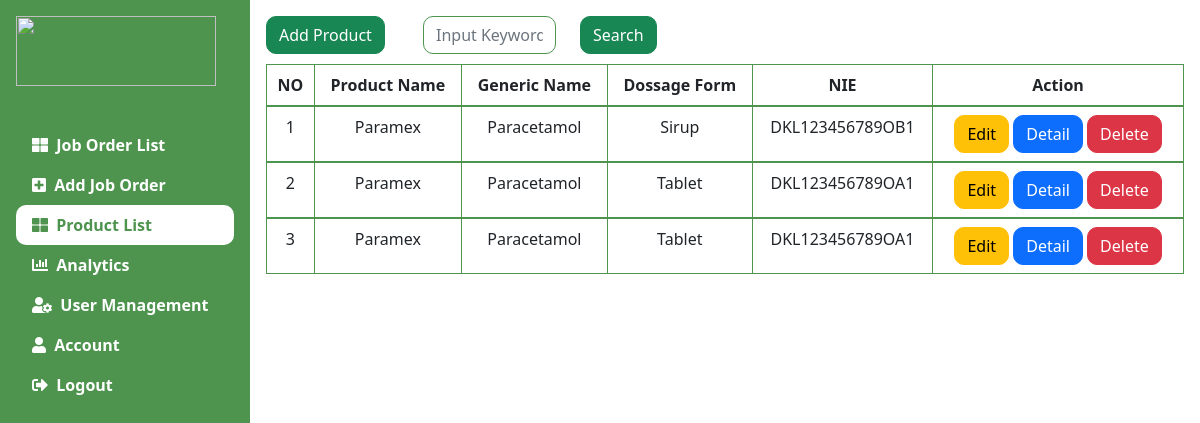
The page /spesialis/product.php on the database its author committed.
### tables this page shows
CREATE TABLE `product` (
  `id` int(11) NOT NULL,
  `product_name` varchar(255) NOT NULL,
  `generic_name` varchar(255) NOT NULL,
  `drug_id` int(11) NOT NULL,
  `dossage_id` int(11) NOT NULL,
  `roa_id` int(11) NOT NULL,
  `storage` varchar(255) NOT NULL,
  `manufactured_id` int(11) DEFAULT NULL,
  `for_id` int(11) DEFAULT NULL,
  `market_id` int(11) DEFAULT NULL,
  `import_id` int(11) DEFAULT NULL,
  `under_id` int(11) DEFAULT NULL,
  `distribute_id` int(11) DEFAULT NULL,
  `composition` varchar(255) NOT NULL,
  `persentation` varchar(255) NOT NULL,
  `nie` varchar(255) NOT NULL,
  `packaging_id` int(11) NOT NULL
);

CREATE TABLE `dossage_form` (
  `id` int(11) NOT NULL,
  `name` varchar(255) NOT NULL
);

### spesialis/product.php (the view, shortened to what this page needs)
<?php
$keyword = "";
$likeKeyword = $keyword != "" ? "WHERE product.product_name LIKE '%$keyword%' or product.generic_name LIKE '%$keyword%' or dossage_form.name like '%$keyword%' or product.nie like '%$keyword%'" : "";
?>
<!doctype html>
<html lang="en">
<head>
</head>
<body>
    <div class="main-container d-flex">
        <?php include("sidebar.php") ?>
        <div class="content">
            <div class="col-md-12 py-3 px-3">
                <form name="filter-specialist" id="filter-specialist" action="" method="POST">
                    <div class="row mb-2">
                        <div class="col-sm-2">
                            <a href="<?php echo BASE_URL1 . "add_product.php?id=$id"; ?>" class="text-decoration-none text-white"><button class="btn btn-success" type="button"> Add Product</button></a>
                        </div>
                        <div class="col-sm-2">
                            <input type="text" name="keyword" class="form-control" placeholder="Input Keyword" value="<?php echo $keyword; ?>">
                        </div>
                        <div class="col-sm-2">
                            <button class="btn btn-success" name="search">Search</button>
                        </div>
                    </div>
                </form>
                <table class="table table-bordered">
                    <?php
                    $queryProduct = mysqli_query($koneksi, "SELECT product.*,dossage_form.name as name
                    from product
                    left join dossage_form on product.dossage_id=dossage_form.id
                    $likeKeyword
                    order by product.id desc");
                    if (mysqli_num_rows($queryProduct) == 0) {
                        echo "<center><button type='button' class='btn btn-primary btn-lg' disabled>
                        Saat ini belum ada data User</button></center>";
                    } else {
                        echo "<thead>";
                        echo "<tr class='title'>
                        <th>NO</th>
                        <th>Product Name</th>
                        <th>Generic Name</th>
                        <th>Dossage Form</th>
                        <th>NIE</th>
                        <th>Action</th>
                        </tr>";
                        $no = 1;
                        while ($row = mysqli_fetch_assoc($queryProduct)) {
                            echo "<tbody class='isi'>
                                <td>$no</td>
                                <td>$row[product_name]</td>
                                <td>$row[generic_name]</td>
                                <td>$row[name]</td>
                                <td>$row[nie]</td>
                                <td>
                                    <a href='" . BASE_URL1 . "add_product.php?product_id=$row[id]'><button class='btn btn-warning' type='button'>Edit</button></a>
                                    <a href='" . BASE_URL1 . "detail_product.php?product_id=$row[id]'><button class='btn btn-primary' type='button'>Detail</button></a>";
                    ?>
                            <a href=" <?php echo BASE_URL1 . "add_product_action.php?button=Delete&product_id=$row[id]"; ?>" onclick="return confirm('Apakah Anda Yakin Ingin Menghapus Product Ini ?')">
                                <button class='btn btn-danger' type='button'>Delete</button></a>
                    <?php
                            echo "</td>
                            </tbody>";
                            $no++;
                        }
                    }
                    ?>
                </table>
            </div>
        </div>
    </div>
</body>
</html>

### spesialis/sidebar.php (shortened to what this page needs)
<?php
$directoryURI = $_SERVER['REQUEST_URI'];
$path = parse_url($directoryURI, PHP_URL_PATH);
$components = explode('/', $path);
$first_part = $components[3];
$id = $_SESSION['id'];
?>
<!doctype html>
<html lang="en">
<head>
    <link href="https://cdn.jsdelivr.net/npm/bootstrap@5.1.3/dist/css/bootstrap.min.css" rel="stylesheet">
    <link rel="stylesheet" href="../css/style.css">
    <link rel="stylesheet" href="https://cdnjs.cloudflare.com/ajax/libs/font-awesome/5.15.4/css/all.min.css">
</head>
<body>
    <div class="main-container d-flex">
        <div class="sidebar" id="side_nav">
            <div class="header-box px-2 pt-3 pb-4">
                <h1 class="fs-4">
                    <span class="px-2 me-2">
                        <img src="../images/logo-kecil.jpg" class="logo-kecil">
                    </span>
                </h1>
            </div>
            <ul class="list-unstyled px-3 pt-5">
                <li class="<?php if ($first_part == "dashboard.php") {
                                echo "active";
                            } else {
                                echo "noactive";
                            } ?>">
                    <a href="<?php echo BASE_URL1 . "dashboard.php?id=$id"; ?>" class="text-decoration-none px-3 py-2 d-block"><i class="fas fa-th-large"></i>&nbsp Job Order List</a>
                </li>
                <li class="<?php if ($first_part == "add_jo.php") {
                                echo "active";
                            } else {
                                echo "noactive";
                            } ?>">
                    <a href="<?php echo BASE_URL1 . "add_jo.php?id=$id"; ?>" class="text-decoration-none px-3 py-2 d-block"><i class="fas fa-plus-square"></i>&nbsp Add Job Order</a>
                </li>
                <li class="<?php if ($first_part == "product.php") {
                                echo "active";
                            } else {
                                echo "noactive";
                            } ?>">
                    <a href="<?php echo BASE_URL1 . "product.php?id=$id"; ?>" class="text-decoration-none px-3 py-2 d-block"><i class="fas fa-th-large"></i>&nbsp Product List</a>
                </li>
                <li class="<?php if ($first_part == "analytics.php") {
                                echo "active";
                            } else {
                                echo "noactive";
                            } ?>">
                    <a href="<?php echo BASE_URL1 . "analytics.php?id=$id"; ?>" class="text-decoration-none px-3 py-2 d-block"><i class="fas fa-chart-bar"></i>&nbsp Analytics</a>
                </li>
                <li class="<?php if ($first_part == "user_management.php") {
                                echo "active";
                            } else {
                                echo "noactive";
                            } ?>">
                    <a href="<?php echo BASE_URL1 . "user_management.php?id=$id"; ?>" class="text-decoration-none px-3 py-2 d-block"><i class="fas fa-user-cog"></i>&nbsp User Management</a>
                </li>
                <li class="<?php if ($first_part == "account.php") {
                                echo "active";
                            } else {
                                echo "noactive";
                            } ?>">
                    <a href="<?php echo BASE_URL1 . "account.php?id=$id"; ?>" class="text-decoration-none px-3 py-2 d-block"><i class="fas fa-user"></i>&nbsp Account</a>
                </li>
                <li class="">
                    <a href="<?php echo BASE_URL . "logout.php"; ?>" class=" text-decoration-none px-3 py-2 d-block"><i class="fas fa-sign-out-alt"></i>&nbsp Logout</a>
                </li>
            </ul>
        </div>
    </div>
</body>
</html>

### css/style.css (style rules this page uses)
body { min-height: 100vh; min-width: fit-content; background-color: #fff; }
.form-control { border-radius: 10px !important; border-color: #4E944F; }
.btn-primary { border-radius: 10px; }
#side_nav { background-color: #4E944F !important; min-width: 250px; max-width: 250px; }
.content { min-height: 100vh; width: 100%; }
.logo-kecil { width: 200px; height: 70px; position: fixed; }
.sidebar li.active { background: #fff; border-radius: 10px; }
.sidebar li.active a, .sidebar li.active a:hover { color: #4E944F; font-weight: bold; }
.sidebar li a { color: #fff; font-weight: bold; }
.table { margin-top: 10px; }
.title , .isi { text-align: center; border-color: #4E944F !important; width: fit-content; }
.table-bordered { border-color: #4E944F !important; }
.btn-danger { border-radius: 10px; }
.btn-warning { border-radius: 10px; }
.btn-success { border-radius: 10px; }

### rows shown on the page
product: product_name "Paramex", generic_name "Paracetamol", dossage.name "Sirup", nie "DKL123456789OB1"
product: product_name "Paramex", generic_name "Paracetamol", dossage.name "Tablet", nie "DKL123456789OA1"
product: product_name "Paramex", generic_name "Paracetamol", dossage.name "Tablet", nie "DKL123456789OA1"
